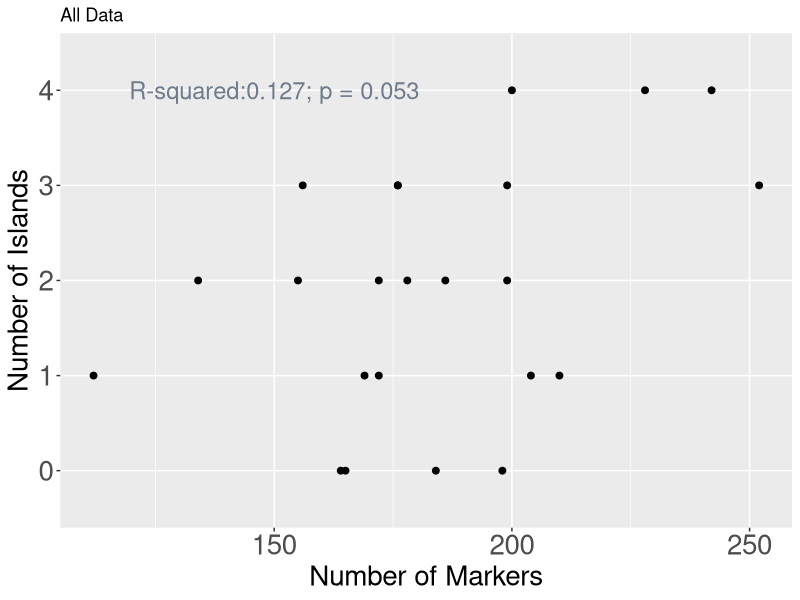
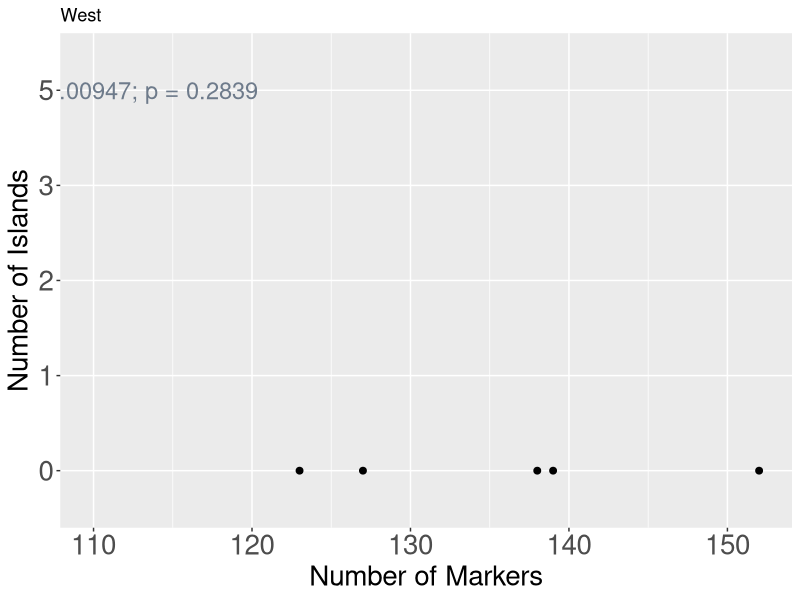
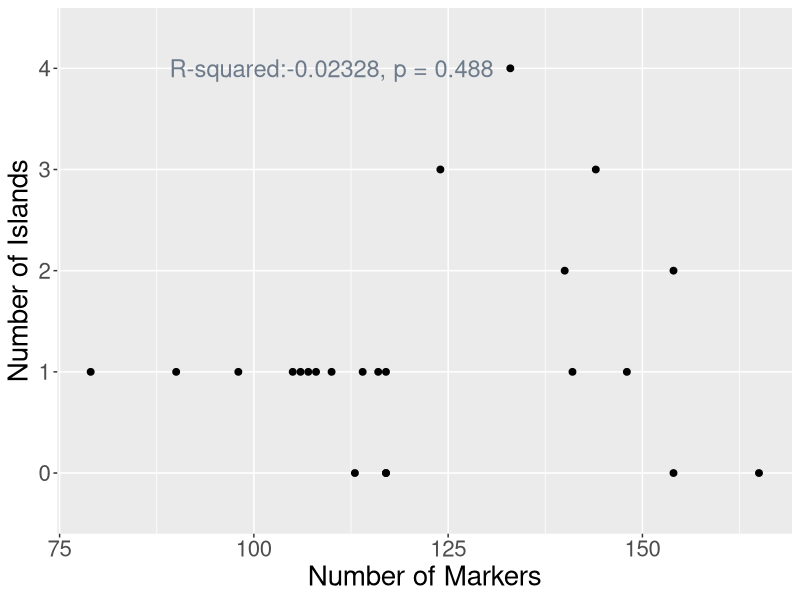

Reproduce these figures in R, in order. (Note: this script raises an error after producing the figures.)
########### Correlate # of islands to # of markers ############
#
# MF 4/6/2018
#
##################################################################################


# Install Packages --------------------------------------------------------
install.packages("dplyr")
install.packages("ggplot2")
library(readr)
library(ggplot2)
library(dplyr)



# Load Data -------------------------------------------------------------
setwd("D:/Pacific cod/DataAnalysis/PCod-Compare-repo/analyses/SlidingWindow")

## east & west
mydata_islands <- read_delim("batch_8_eastwest_islands.txt", "\t", escape_double = FALSE, trim_ws = TRUE)
head(mydata_islands)
colnames(mydata_islands) <- c("chromosome", "windows_per_island")


mydata_markers <- read_delim("EastvWest/batch_8_SWA_input_eastwest_globalFst_filtered_sorted.txt","\t", escape_double = FALSE, trim_ws = TRUE)
head(mydata_markers)


## west (note had to select out columns b/c i also had start & end positions in dataframe)
west_islands <- read_delim("batch_8_west_islands.txt", "\t", escape_double = FALSE, trim_ws = TRUE)
head(west_islands)
colnames(west_islands) <- c("chromosome", "windows_per_island", "start", "end")
west_islands <- select(west_islands, chromosome, windows_per_island)
head(west_islands)

west_markers <- read_delim("West/batch_8_SWA_input_west_sorted.txt","\t", escape_double = FALSE, trim_ws = TRUE)
head(west_markers)




## east
east_islands <- read_delim("batch_8_east_islands.txt", "\t", escape_double = FALSE, trim_ws = TRUE)
head(east_islands)
colnames(east_islands) <- c("chromosome", "windows_per_island", "start", "end")
east_islands <- select(east_islands, chromosome, windows_per_island)
head(east_islands)


east_markers <- read_delim("East/batch_8_SWA_input_east_sorted.txt","\t", escape_double = FALSE, trim_ws = TRUE)
head(east_markers)





# Calculate islands per linkage group -------------------------------------
## count number of islands / markers per chromosome
mydata_islands_perlg <- mydata_islands %>%
  group_by(chromosome) %>%
  summarise(island_count = length(windows_per_island)) %>%
  rbind(c("LG03", 0)) %>%
  rbind(c("LG05", 0)) %>%
  rbind(c("LG12", 0)) %>%
  rbind(c("LG22", 0))
tail(mydata_islands_perlg)




## west
west_islands_perlg <- west_islands %>%
  group_by(chromosome) %>%
  summarise(island_count = length(windows_per_island)) %>%
  rbind(c("LG05", 0)) %>%
  rbind(c("LG06", 0)) %>%
  rbind(c("LG07", 0)) %>%
  rbind(c("LG18", 0)) %>%
  rbind(c("LG23", 0))
tail(west_islands_perlg)

unique(west_islands_perlg$chromosome)




## east
east_islands_perlg <- east_islands %>%
  group_by(chromosome) %>%
  summarise(island_count = length(windows_per_island)) %>%
  rbind(c("LG01", 0)) %>%
  rbind(c("LG08", 0)) %>%
  rbind(c("LG11", 0)) %>%
  rbind(c("LG18", 0)) %>%
  rbind(c("LG20", 0))
tail(east_islands_perlg)

unique(east_islands_perlg$chromosome)



# Calculate # markers per LG ----------------------------------------------

mydata_markers_perlg <- mydata_markers %>%
  group_by(chromosome) %>%
  summarise(marker_count = length(Locus))
head(mydata_markers_perlg)

west_markers_perlg <- west_markers %>%
  group_by(chromosome) %>%
  summarise(marker_count = length(Locus))
head(west_markers_perlg)


east_markers_perlg <- east_markers %>%
  group_by(chromosome) %>%
  summarise(marker_count = length(Locus))
head(east_markers_perlg)





# Calculate width per island, join ----------------------------------------

mydata_width_perlg <- mydata_islands %>%
  group_by(chromosome) %>%
  summarise(island_width = mean(windows_per_island))
head(mydata_width_perlg)


## join data frames by loci (left join b/c not all chromosomes have islands)
mydata_islands_perlg$chromosome <- as.character(mydata_islands_perlg$chromosome)
mydata_width_perlg$chromosome <- as.character(mydata_width_perlg$chromosome)
mydata_joined <- left_join(mydata_islands_perlg, mydata_markers_perlg, by="chromosome")
mydata_joined <- full_join(mydata_joined, mydata_width_perlg, by="chromosome")
mydata_joined


## west
west_width_perlg <- west_islands %>%
  group_by(chromosome) %>%
  summarise(island_width = mean(windows_per_island))
head(west_width_perlg)

west_islands_perlg$chromosome <- as.character(west_islands_perlg$chromosome)
west_width_perlg$chromosome <- as.character(west_width_perlg$chromosome)
west_joined <- left_join(west_islands_perlg, west_markers_perlg, by="chromosome")
west_joined <- full_join(west_joined, west_width_perlg, by="chromosome")
west_joined

## east
east_width_perlg <- east_islands %>%
  group_by(chromosome) %>%
  summarise(island_width = mean(windows_per_island))
head(east_width_perlg)

east_islands_perlg$chromosome <- as.character(east_islands_perlg$chromosome)
east_width_perlg$chromosome <- as.character(east_width_perlg$chromosome)
east_joined <- left_join(east_islands_perlg, east_markers_perlg, by="chromosome")
east_joined <- full_join(east_joined, east_width_perlg, by="chromosome")
east_joined




# Plot Number Islands v. Number Markers -----------------------------------

fit <- lm(island_count ~ marker_count, data=mydata_joined)
summary(fit)

ggplot(mydata_joined, aes(x=marker_count,y=island_count)) +
  geom_point(size=2) +
  xlab("Number of Markers") +
  ylab("Number of Islands") +
  ggtitle("All Data") +
  theme(axis.text=element_text(size=20), axis.title=element_text(size=20)) +
  annotate("text", label="R-squared:0.127; p = 0.053", x=150,y=5, color="lightsteelblue4", size=6)


## west
fit <- lm(island_count ~ marker_count, data=west_joined)
summary(fit)

ggplot(west_joined, aes(x=marker_count,y=island_count)) +
  geom_point(size=2) +
  xlab("Number of Markers") +
  ylab("Number of Islands") +
  ggtitle("West") +
  theme(axis.text=element_text(size=20), axis.title=element_text(size=20)) +
  annotate("text", label="R-squared:0.00947; p = 0.2839", x=110,y=5, color="lightsteelblue4", size=6)

## east
fit <- lm(island_count ~ marker_count, data=east_joined)
summary(fit)

ggplot(east_joined, aes(x=marker_count,y=island_count)) +
  geom_point(size=2) +
  xlab("Number of Markers") +
  ylab("Number of Islands") +
  theme(axis.text=element_text(size=16), axis.title=element_text(size=20)) +
  annotate("text", label="R-squared:-0.02328, p = 0.488", x=110,y=5, color="lightsteelblue4", size = 6)



## all

fit <- lm(island_count ~ marker_count, data=all_marker_island_data)
summary(fit)
ggplot(all_marker_island_data, aes(x=marker_count,y=island_count)) +
  geom_point(size=2) +
  xlab("Number of Markers") +
  ylab("Number of Islands") +
  theme(axis.text=element_text(size=16), axis.title=element_text(size=20)) +
  geom_smooth(method="lm", se=F, linetype = 2, color="lightsteelblue4", size=0.6) +
  annotate("text", label="R-squared:0.2364; p value = 9.97e-5", x=150,y=4.5, color="black", size = 6)




